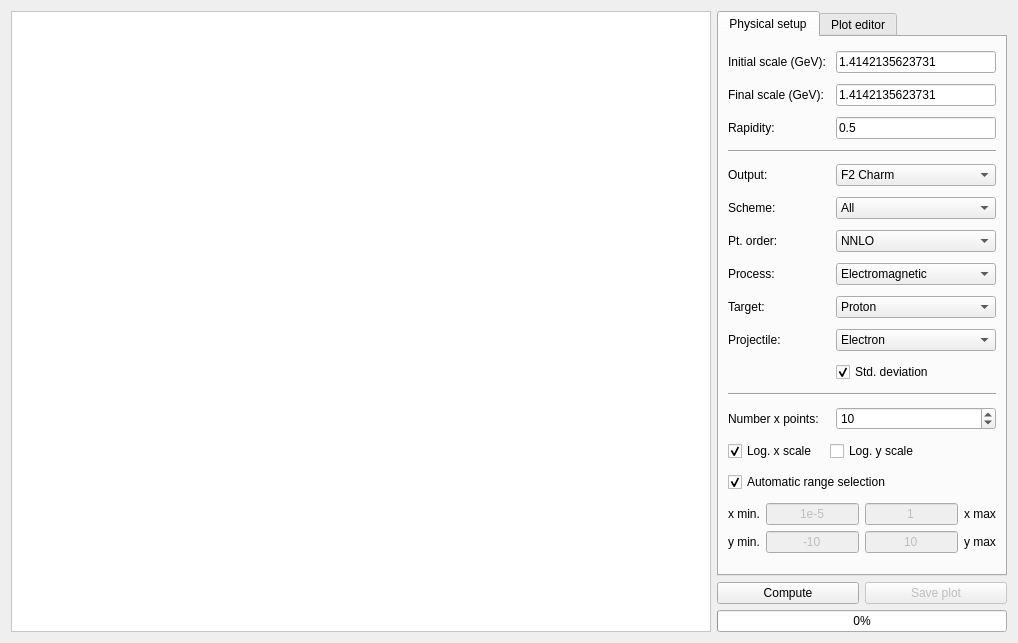
<?xml version="1.0" encoding="UTF-8"?>
<ui version="4.0">
 <class>PlotDIS</class>
 <widget class="QWidget" name="PlotDIS">
  <property name="geometry">
   <rect>
    <x>0</x>
    <y>0</y>
    <width>1018</width>
    <height>643</height>
   </rect>
  </property>
  <property name="windowTitle">
   <string>DIS observables</string>
  </property>
  <property name="windowIcon">
   <iconset resource="../resources/resource.qrc">
    <normaloff>:/icons/logo.png</normaloff>:/icons/logo.png</iconset>
  </property>
  <layout class="QGridLayout" name="gridLayout">
   <item row="0" column="0" rowspan="3">
    <widget class="QGraphicsView" name="graphicsView">
     <property name="minimumSize">
      <size>
       <width>700</width>
       <height>500</height>
      </size>
     </property>
     <property name="styleSheet">
      <string notr="true">background-image: url(:/images/splash.png);
background-repeat: no;
background-position: center;
background-color: rgb(255, 255, 255);</string>
     </property>
    </widget>
   </item>
   <item row="1" column="1">
    <widget class="QPushButton" name="playButton">
     <property name="styleSheet">
      <string notr="true"/>
     </property>
     <property name="text">
      <string>Compute</string>
     </property>
     <property name="icon">
      <iconset resource="../resources/resource.qrc">
       <normaloff>:/images/StepForwardNormalBlue.png</normaloff>:/images/StepForwardNormalBlue.png</iconset>
     </property>
     <property name="iconSize">
      <size>
       <width>32</width>
       <height>32</height>
      </size>
     </property>
    </widget>
   </item>
   <item row="1" column="2">
    <widget class="QPushButton" name="saveButton">
     <property name="enabled">
      <bool>false</bool>
     </property>
     <property name="styleSheet">
      <string notr="true"/>
     </property>
     <property name="text">
      <string>Save plot</string>
     </property>
     <property name="icon">
      <iconset resource="../resources/resource.qrc">
       <normaloff>:/images/save-32x32.png</normaloff>:/images/save-32x32.png</iconset>
     </property>
     <property name="iconSize">
      <size>
       <width>32</width>
       <height>32</height>
      </size>
     </property>
    </widget>
   </item>
   <item row="2" column="1" colspan="2">
    <widget class="QProgressBar" name="progressBar">
     <property name="value">
      <number>0</number>
     </property>
     <property name="textVisible">
      <bool>true</bool>
     </property>
     <property name="orientation">
      <enum>Qt::Horizontal</enum>
     </property>
     <property name="invertedAppearance">
      <bool>false</bool>
     </property>
    </widget>
   </item>
   <item row="0" column="1" colspan="2">
    <widget class="QTabWidget" name="tabWidget">
     <property name="currentIndex">
      <number>0</number>
     </property>
     <widget class="QWidget" name="tab">
      <attribute name="title">
       <string>Physical setup</string>
      </attribute>
      <layout class="QGridLayout" name="gridLayout_3">
       <item row="16" column="0" colspan="3">
        <layout class="QGridLayout" name="gridLayout_2">
         <item row="0" column="0">
          <widget class="QLabel" name="label_5">
           <property name="text">
            <string>x min.</string>
           </property>
          </widget>
         </item>
         <item row="0" column="1">
          <widget class="QLineEdit" name="xmin">
           <property name="enabled">
            <bool>false</bool>
           </property>
           <property name="text">
            <string>1e-5</string>
           </property>
           <property name="alignment">
            <set>Qt::AlignCenter</set>
           </property>
          </widget>
         </item>
         <item row="0" column="2">
          <widget class="QLineEdit" name="xmax">
           <property name="enabled">
            <bool>false</bool>
           </property>
           <property name="text">
            <string>1</string>
           </property>
           <property name="alignment">
            <set>Qt::AlignCenter</set>
           </property>
          </widget>
         </item>
         <item row="0" column="3">
          <widget class="QLabel" name="label_6">
           <property name="text">
            <string>x max</string>
           </property>
          </widget>
         </item>
         <item row="1" column="0">
          <widget class="QLabel" name="label_8">
           <property name="text">
            <string>y min.</string>
           </property>
          </widget>
         </item>
         <item row="1" column="1">
          <widget class="QLineEdit" name="ymin">
           <property name="enabled">
            <bool>false</bool>
           </property>
           <property name="text">
            <string>-10</string>
           </property>
           <property name="alignment">
            <set>Qt::AlignCenter</set>
           </property>
          </widget>
         </item>
         <item row="1" column="2">
          <widget class="QLineEdit" name="ymax">
           <property name="enabled">
            <bool>false</bool>
           </property>
           <property name="text">
            <string>10</string>
           </property>
           <property name="alignment">
            <set>Qt::AlignCenter</set>
           </property>
          </widget>
         </item>
         <item row="1" column="3">
          <widget class="QLabel" name="label_7">
           <property name="text">
            <string>y max</string>
           </property>
          </widget>
         </item>
        </layout>
       </item>
       <item row="5" column="0">
        <widget class="QLabel" name="label_4">
         <property name="text">
          <string>Scheme:</string>
         </property>
        </widget>
       </item>
       <item row="6" column="0">
        <widget class="QLabel" name="label_14">
         <property name="text">
          <string>Pt. order:</string>
         </property>
        </widget>
       </item>
       <item row="12" column="0" colspan="3">
        <widget class="Line" name="line_2">
         <property name="orientation">
          <enum>Qt::Horizontal</enum>
         </property>
        </widget>
       </item>
       <item row="0" column="0" colspan="2">
        <widget class="QLabel" name="label">
         <property name="text">
          <string>Initial scale (GeV):</string>
         </property>
        </widget>
       </item>
       <item row="7" column="2">
        <widget class="QComboBox" name="process">
         <property name="currentIndex">
          <number>0</number>
         </property>
         <item>
          <property name="text">
           <string>Electromagnetic</string>
          </property>
         </item>
         <item>
          <property name="text">
           <string>Neutral Current</string>
          </property>
         </item>
         <item>
          <property name="text">
           <string>Charged Current</string>
          </property>
         </item>
        </widget>
       </item>
       <item row="3" column="0" colspan="3">
        <widget class="Line" name="line">
         <property name="orientation">
          <enum>Qt::Horizontal</enum>
         </property>
        </widget>
       </item>
       <item row="5" column="2">
        <widget class="QComboBox" name="scheme">
         <property name="currentIndex">
          <number>3</number>
         </property>
         <item>
          <property name="text">
           <string>FONLL</string>
          </property>
         </item>
         <item>
          <property name="text">
           <string>FFNS</string>
          </property>
         </item>
         <item>
          <property name="text">
           <string>ZMVN</string>
          </property>
         </item>
         <item>
          <property name="text">
           <string>All</string>
          </property>
         </item>
        </widget>
       </item>
       <item row="0" column="2">
        <widget class="QLineEdit" name="Qi">
         <property name="text">
          <string>1.4142135623731</string>
         </property>
        </widget>
       </item>
       <item row="7" column="0">
        <widget class="QLabel" name="label_3">
         <property name="text">
          <string>Process:</string>
         </property>
        </widget>
       </item>
       <item row="1" column="2">
        <widget class="QLineEdit" name="Qf">
         <property name="text">
          <string>1.4142135623731</string>
         </property>
        </widget>
       </item>
       <item row="6" column="2">
        <widget class="QComboBox" name="ptord">
         <property name="currentIndex">
          <number>2</number>
         </property>
         <item>
          <property name="text">
           <string>LO</string>
          </property>
         </item>
         <item>
          <property name="text">
           <string>NLO</string>
          </property>
         </item>
         <item>
          <property name="text">
           <string>NNLO</string>
          </property>
         </item>
        </widget>
       </item>
       <item row="11" column="2">
        <widget class="QCheckBox" name="stddev">
         <property name="text">
          <string>Std. deviation</string>
         </property>
         <property name="checked">
          <bool>true</bool>
         </property>
        </widget>
       </item>
       <item row="9" column="0">
        <widget class="QLabel" name="label_15">
         <property name="text">
          <string>Projectile:</string>
         </property>
        </widget>
       </item>
       <item row="1" column="0">
        <widget class="QLabel" name="label_2">
         <property name="text">
          <string>Final scale (GeV):</string>
         </property>
        </widget>
       </item>
       <item row="9" column="2">
        <widget class="QComboBox" name="projectile">
         <item>
          <property name="text">
           <string>Electron</string>
          </property>
         </item>
         <item>
          <property name="text">
           <string>Positron</string>
          </property>
         </item>
        </widget>
       </item>
       <item row="8" column="2">
        <widget class="QComboBox" name="target">
         <item>
          <property name="text">
           <string>Proton</string>
          </property>
         </item>
         <item>
          <property name="text">
           <string>Neutron</string>
          </property>
         </item>
         <item>
          <property name="text">
           <string>Isoscalar</string>
          </property>
         </item>
        </widget>
       </item>
       <item row="8" column="0">
        <widget class="QLabel" name="label_13">
         <property name="text">
          <string>Target:</string>
         </property>
        </widget>
       </item>
       <item row="13" column="2">
        <widget class="QSpinBox" name="xpoints">
         <property name="minimum">
          <number>1</number>
         </property>
         <property name="maximum">
          <number>1000000000</number>
         </property>
         <property name="value">
          <number>10</number>
         </property>
        </widget>
       </item>
       <item row="15" column="0" colspan="3">
        <widget class="QCheckBox" name="automaticrange">
         <property name="layoutDirection">
          <enum>Qt::LeftToRight</enum>
         </property>
         <property name="text">
          <string>Automatic range selection</string>
         </property>
         <property name="checked">
          <bool>true</bool>
         </property>
        </widget>
       </item>
       <item row="14" column="1" colspan="2">
        <widget class="QCheckBox" name="logy">
         <property name="layoutDirection">
          <enum>Qt::LeftToRight</enum>
         </property>
         <property name="text">
          <string>Log. y scale</string>
         </property>
        </widget>
       </item>
       <item row="14" column="0">
        <widget class="QCheckBox" name="logx">
         <property name="layoutDirection">
          <enum>Qt::LeftToRight</enum>
         </property>
         <property name="text">
          <string>Log. x scale</string>
         </property>
         <property name="checked">
          <bool>true</bool>
         </property>
        </widget>
       </item>
       <item row="4" column="2">
        <widget class="QComboBox" name="output">
         <property name="currentIndex">
          <number>1</number>
         </property>
         <item>
          <property name="text">
           <string>F2 Light</string>
          </property>
         </item>
         <item>
          <property name="text">
           <string>F2 Charm</string>
          </property>
         </item>
         <item>
          <property name="text">
           <string>F2 Bottom</string>
          </property>
         </item>
         <item>
          <property name="text">
           <string>F2 Top</string>
          </property>
         </item>
         <item>
          <property name="text">
           <string>F2 Proton</string>
          </property>
         </item>
         <item>
          <property name="text">
           <string>FL Light</string>
          </property>
         </item>
         <item>
          <property name="text">
           <string>FL Charm</string>
          </property>
         </item>
         <item>
          <property name="text">
           <string>FL Bottom</string>
          </property>
         </item>
         <item>
          <property name="text">
           <string>FL Top</string>
          </property>
         </item>
         <item>
          <property name="text">
           <string>FL Proton</string>
          </property>
         </item>
         <item>
          <property name="text">
           <string>F3 Light</string>
          </property>
         </item>
         <item>
          <property name="text">
           <string>F3 Charm</string>
          </property>
         </item>
         <item>
          <property name="text">
           <string>F3 Bottom</string>
          </property>
         </item>
         <item>
          <property name="text">
           <string>F3 Top</string>
          </property>
         </item>
         <item>
          <property name="text">
           <string>F3 Proton</string>
          </property>
         </item>
         <item>
          <property name="text">
           <string>Sigma Light</string>
          </property>
         </item>
         <item>
          <property name="text">
           <string>Sigma Charm</string>
          </property>
         </item>
         <item>
          <property name="text">
           <string>Sigma Bottom</string>
          </property>
         </item>
         <item>
          <property name="text">
           <string>Sigma Top</string>
          </property>
         </item>
         <item>
          <property name="text">
           <string>Sigma Proton</string>
          </property>
         </item>
        </widget>
       </item>
       <item row="13" column="0" colspan="2">
        <widget class="QLabel" name="label_9">
         <property name="text">
          <string>Number x points:</string>
         </property>
        </widget>
       </item>
       <item row="4" column="0">
        <widget class="QLabel" name="label_16">
         <property name="text">
          <string>Output:</string>
         </property>
        </widget>
       </item>
       <item row="2" column="0">
        <widget class="QLabel" name="label_17">
         <property name="text">
          <string>Rapidity:</string>
         </property>
        </widget>
       </item>
       <item row="2" column="2">
        <widget class="QLineEdit" name="y">
         <property name="text">
          <string>0.5</string>
         </property>
        </widget>
       </item>
      </layout>
     </widget>
     <widget class="QWidget" name="tab_2">
      <attribute name="title">
       <string>Plot editor</string>
      </attribute>
      <layout class="QGridLayout" name="gridLayout_4">
       <item row="6" column="0" colspan="2">
        <widget class="Line" name="line_3">
         <property name="orientation">
          <enum>Qt::Horizontal</enum>
         </property>
        </widget>
       </item>
       <item row="7" column="1">
        <spacer name="verticalSpacer">
         <property name="orientation">
          <enum>Qt::Vertical</enum>
         </property>
         <property name="sizeHint" stdset="0">
          <size>
           <width>130</width>
           <height>282</height>
          </size>
         </property>
        </spacer>
       </item>
       <item row="4" column="0">
        <widget class="QLabel" name="label_12">
         <property name="text">
          <string>Y axis label:</string>
         </property>
        </widget>
       </item>
       <item row="5" column="0" colspan="2">
        <widget class="QLineEdit" name="ytitle"/>
       </item>
       <item row="1" column="0" colspan="2">
        <widget class="QLineEdit" name="title"/>
       </item>
       <item row="3" column="0" colspan="2">
        <widget class="QLineEdit" name="xtitle"/>
       </item>
       <item row="0" column="0">
        <widget class="QLabel" name="label_10">
         <property name="text">
          <string>Plot Title:</string>
         </property>
        </widget>
       </item>
       <item row="2" column="0">
        <widget class="QLabel" name="label_11">
         <property name="text">
          <string>X axis label:</string>
         </property>
        </widget>
       </item>
      </layout>
     </widget>
    </widget>
   </item>
  </layout>
 </widget>
 <resources>
  <include location="../resources/resource.qrc"/>
 </resources>
 <connections/>
</ui>
